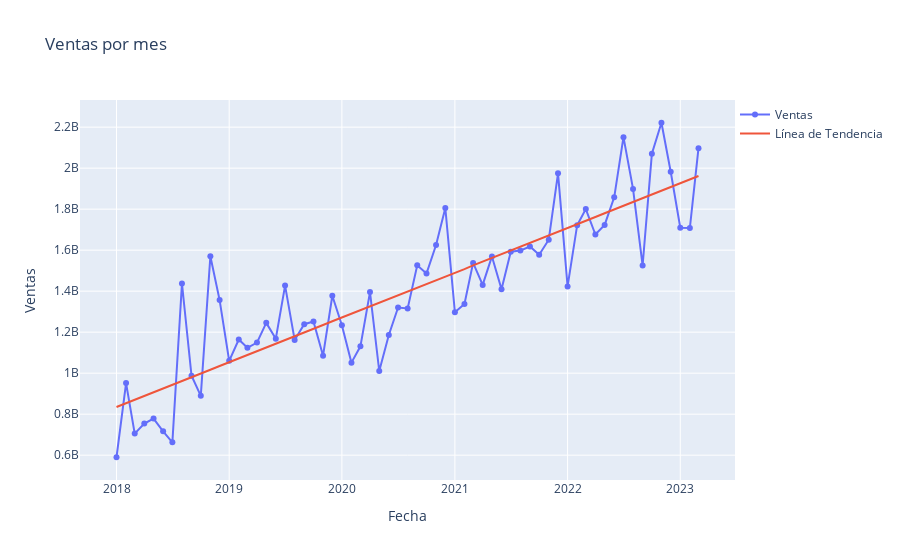

Here is the notebook cell this chart was saved with:
### Code cell
EDA_cluster(ventas_cluster, ventas_nits)
